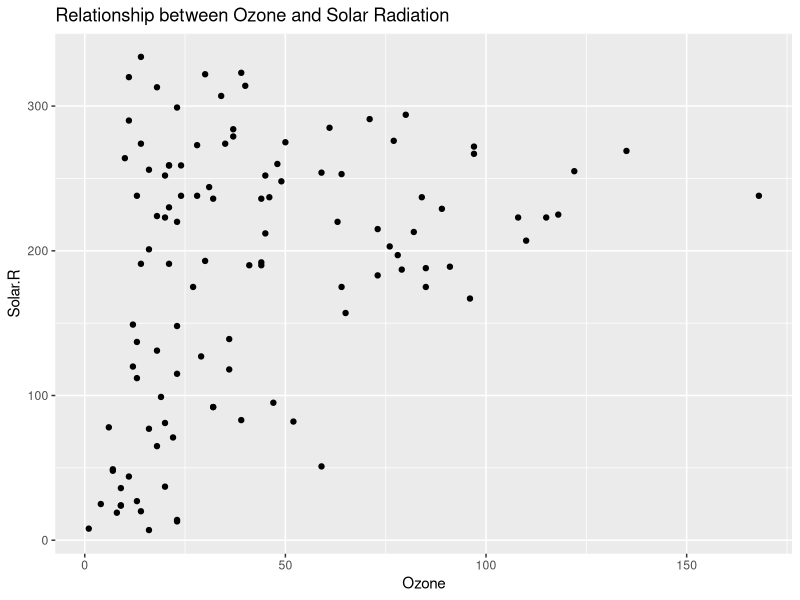

Generate this figure with R:
data(airquality)

str(airquality)

summary(airquality)

library(ggplot2)
ggplot(airquality, aes(x = Ozone, y = Solar.R)) +
  geom_point() +
  ggtitle("Relationship between Ozone and Solar Radiation")
